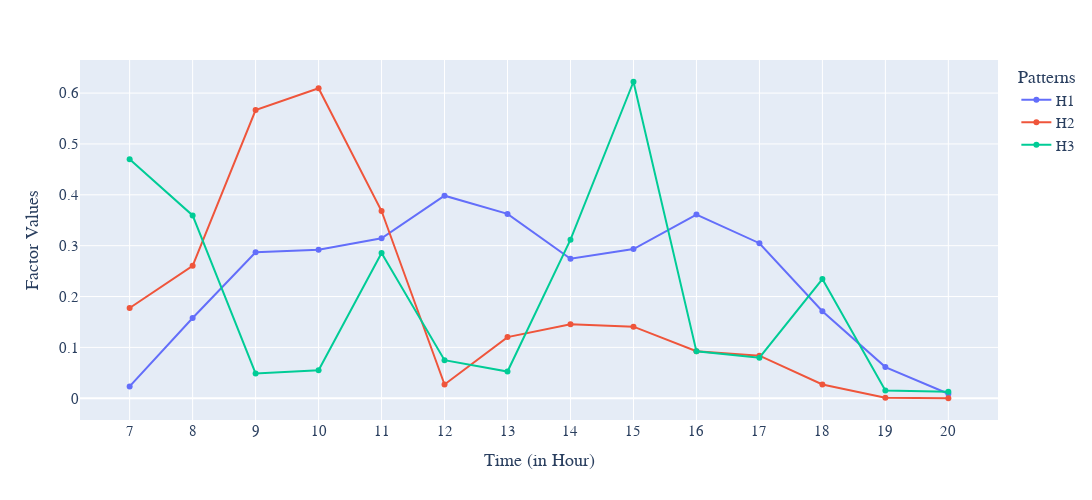

Notebook code for this chart:
### Code cell
fig = px.line(factor1_0,
        x=[7,8,9,10,11,12,13,14,15,16,17,18,19,20],
        y=['H1','H2','H3'],
        markers=True
        )
fig.update_layout(
    # title='Hourly Temporal Pattern',
    xaxis_title = 'Time (in Hour)',
    yaxis_title = 'Factor Values',
    legend_title = 'Patterns',
    font_family="Arial",
    font_size=15,
    width=1400,
    height=500
)
fig.update_layout(
    font_family='Arial',
    font_size=15
)
fig.update(layout=dict(title=dict(x=0.5)))
fig.update_xaxes(tickmode='linear')
fig.show()
fig.write_image('graphs/hr_temp_ptn_line.jpeg',scale=(150 / 25.4) / (700 / 900))
fig.write_image('graphs/hr_temp_ptn_line.pdf',scale=(150 / 25.4) / (700 / 300))

### Figure 1 — Plotly figure (JSON) as saved in the notebook; plotly's stock layout.template omitted (floating-point values rounded to 4 significant figures)
{"data": [{"hovertemplate": "variable=H1<br>x=%{x}<br>value=%{y}<extra></extra>", "legendgroup": "H1", "line": {"color": "#636efa", "dash": "solid"}, "marker": {"symbol": "circle"}, "mode": "markers+lines", "name": "H1", "orientation": "v", "showlegend": true, "type": "scatter", "x": [7, 8, 9, 10, 11, 12, 13, 14, 15, 16, 17, 18, 19, 20], "xaxis": "x", "y": [0.02326, 0.1579, 0.2871, 0.292, 0.3146, 0.3982, 0.3625, 0.2742, 0.2934, 0.3613, 0.3049, 0.1711, 0.06126, 0.008788], "yaxis": "y"}, {"hovertemplate": "variable=H2<br>x=%{x}<br>value=%{y}<extra></extra>", "legendgroup": "H2", "line": {"color": "#EF553B", "dash": "solid"}, "marker": {"symbol": "circle"}, "mode": "markers+lines", "name": "H2", "orientation": "v", "showlegend": true, "type": "scatter", "x": [7, 8, 9, 10, 11, 12, 13, 14, 15, 16, 17, 18, 19, 20], "xaxis": "x", "y": [0.1775, 0.2605, 0.5666, 0.6095, 0.3681, 0.02708, 0.1203, 0.1456, 0.1407, 0.09246, 0.08379, 0.02709, 0.001108, 2.864e-05], "yaxis": "y"}, {"hovertemplate": "variable=H3<br>x=%{x}<br>value=%{y}<extra></extra>", "legendgroup": "H3", "line": {"color": "#00cc96", "dash": "solid"}, "marker": {"symbol": "circle"}, "mode": "markers+lines", "name": "H3", "orientation": "v", "showlegend": true, "type": "scatter", "x": [7, 8, 9, 10, 11, 12, 13, 14, 15, 16, 17, 18, 19, 20], "xaxis": "x", "y": [0.4698, 0.3595, 0.04884, 0.05503, 0.2857, 0.07489, 0.0526, 0.3118, 0.6223, 0.09223, 0.07985, 0.2343, 0.01516, 0.01276], "yaxis": "y"}], "layout": {"font": {"family": "Arial", "size": 15}, "height": 500, "legend": {"title": {"text": "Patterns"}, "tracegroupgap": 0}, "margin": {"t": 60}, "title": {"x": 0.5}, "width": 1400, "xaxis": {"anchor": "y", "domain": [0, 1], "tickmode": "linear", "title": {"text": "Time (in Hour)"}}, "yaxis": {"anchor": "x", "domain": [0, 1], "title": {"text": "Factor Values"}}}}
